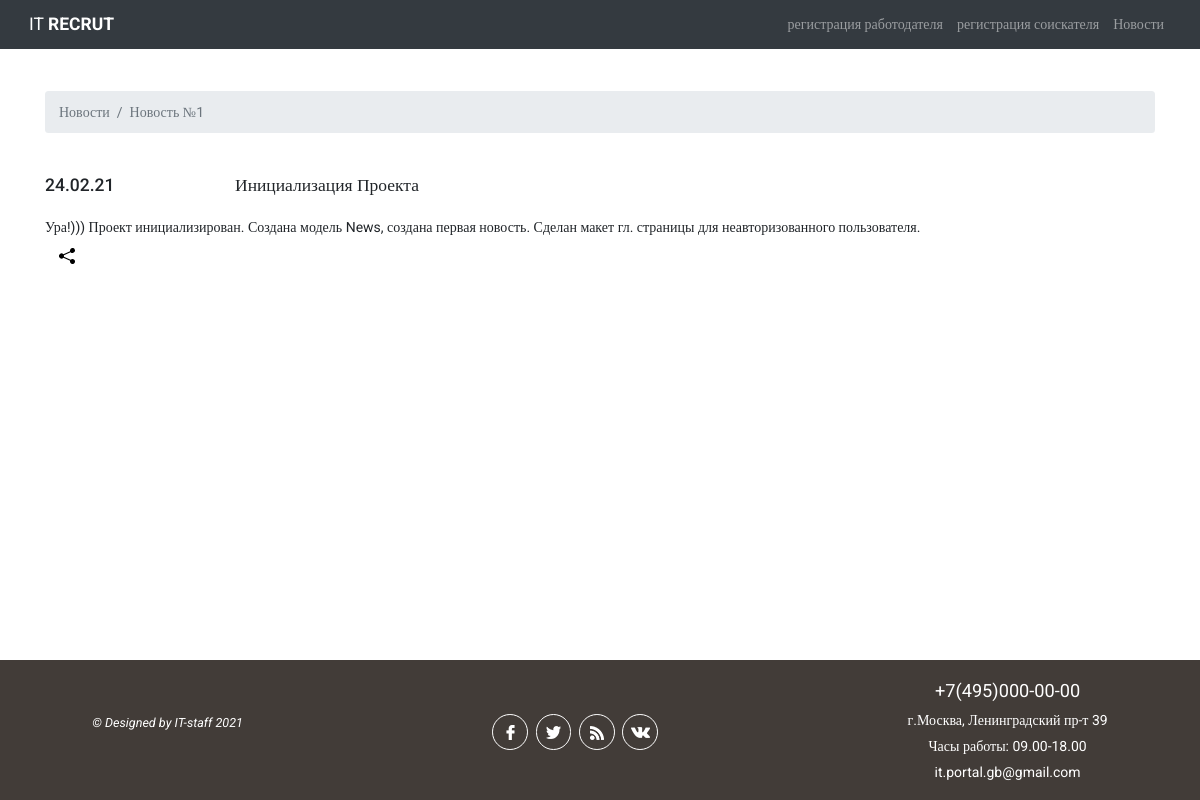
The page /news/detail/1 on the database as committed earlier.
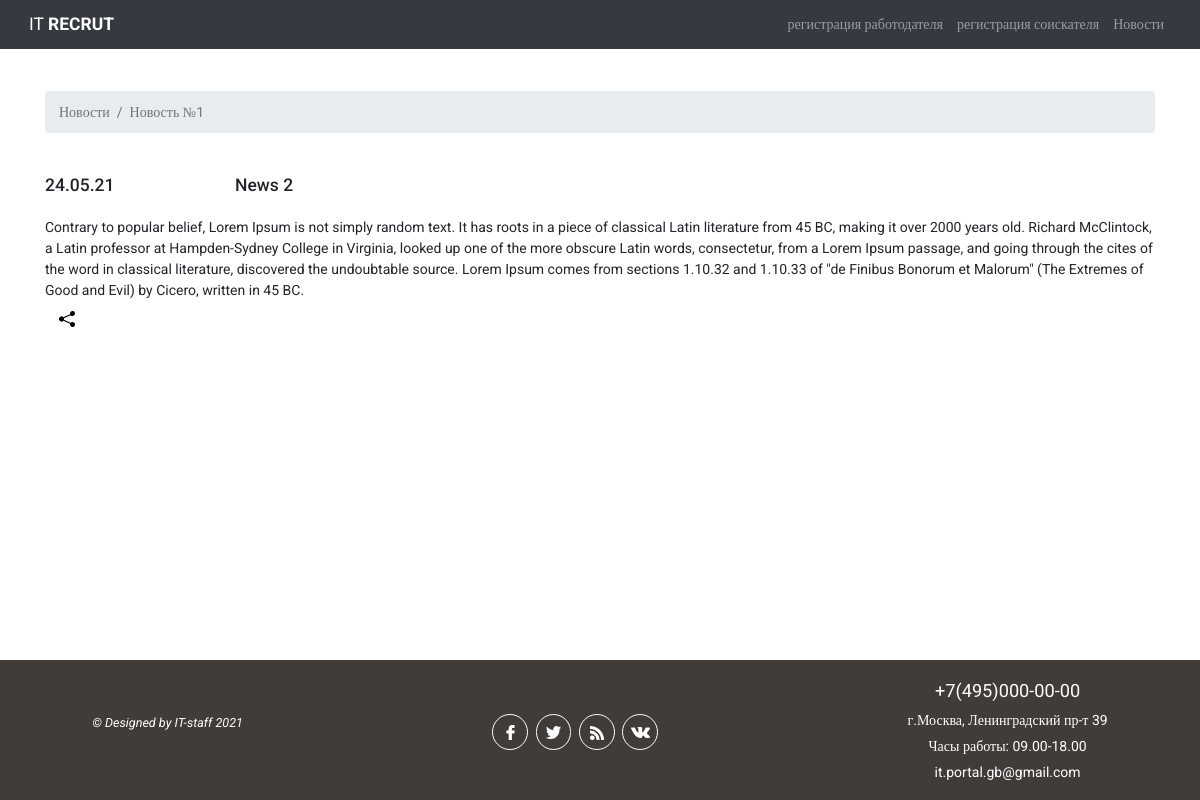
The same page on the database as committed later.
### mainapp/models.py (models this page shows, shortened)
class News(models.Model):
    title = models.CharField(verbose_name="заголовок", max_length=128)
    published = models.DateField(verbose_name="опубликовано", default=datetime.now)
    description = models.TextField(verbose_name="текст новости")
    is_active = models.BooleanField(verbose_name='новость активна', default=True)
    class Meta:
        verbose_name_plural = 'Новости'

### mainapp/views.py (the view)
# urls.py: path('news/detail/<int:pk>', views.news_detail, name="news_detail"),
def news_detail(request, pk):
    one_news = News.objects.get(pk=pk)
    title = one_news.pk
    url = f'http://127.0.0.1:8000{request.path}'
    context = {
        'title': title,
        'one_news': one_news,
        'url': url
    }
    return render(request, 'mainapp/news_detail.html', context)

### mainapp/templates/mainapp/news_detail.html (shortened to what this page needs)
{% extends 'mainapp/base.html' %}
{% load static %}
{% block content %}
<div class="container my-5">
    <nav class="mb-5" aria-label="breadcrumb">
        <ol class="breadcrumb">
            <li class="breadcrumb-item"><a class='text-muted' style="font-size:1rem;"
                                               href="{% url 'news' 1 %}">Новости</a></li>
            <li class="breadcrumb-item active" aria-current="page">Новость №{{title}}</li>
        </ol>
    </nav>
    <div class="row mb-3">
        <div class="col-2 h5">{{ one_news.published|date:"d.m.y" }}</div>
        <div class="col-10 h5">{{ one_news.title|title }}</div>
    </div>
    <div class="row mb-2">
        <div class="col">{{ one_news.description }}</div>
    </div>
    <p class="ml-0">
        <a  class="share" href="#" title="поделиться новостью"><svg
        xmlns="http://www.w3.org/2000/svg" width="16" height="16" fill="currentColor"
             class="ml-3 bi bi-share-fill" viewBox="0 0 16 16">
              <path d="M11 2.5a2.5 2.5 0 1 1 .603 1.628l-6.718 3.12a2.499 2.499 0 0 1 0 1.504l6.718 3.12a2.5 2.5 0 1 1-.488.876l-6.718-3.12a2.5 2.5 0 1 1 0-3.256l6.718-3.12A2.5 2.5 0 0 1 11 2.5z"/>
            </svg>
        </a>
    </p>
</div>
{% endblock %}

Rows that differ between the two databases and show on the page:
changed News: published "24.02.21" → "24.05.21"; title "Инициализация Проекта" → "News 2"; description "Ура!))) Проект инициализирован. Создана модель News, создана первая новость. Сделан макет гл. страницы для неавторизованного пользователя." → "Contrary to popular belief, Lorem Ipsum is not simply random text. It has roots in a piece of classical Latin literature from 45 BC, making it over 2000 years old. Richard McClintock, a Latin professor at Hampden-Sydney College in Virginia, looked up one of the more obscure Latin words, consectetur, from a Lorem Ipsum passage, and going through the cites of the word in classical literature, discovered the undoubtable source. Lorem Ipsum comes from sections 1.10.32 and 1.10.33 of \"de Finibus Bonorum et Malorum\" (The Extremes of Good and Evil) by Cicero, written in 45 BC."
